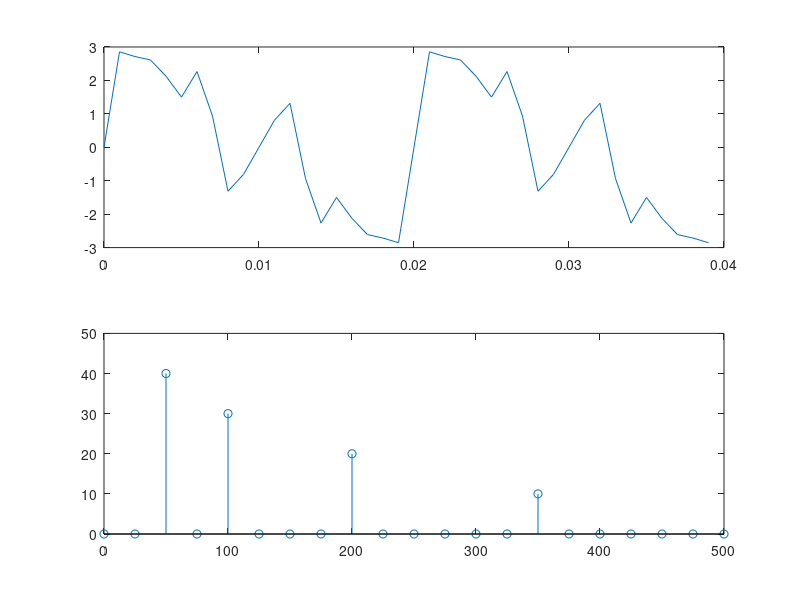

Write the MATLAB code that produced this figure.
function [f,X]=test4_1
% Acest program face fft


t=0:.001:.039;
fe=1/(t(2)-t(1))
x=2*sin(2*pi*50*t)+1.5*sin(2*pi*100*t)+sin(2*pi*200*t)+.5*sin(2*pi*350*t);
Xt=fft(x);
Xm=abs(Xt);
N=length(x);
X=Xm(1:N/2+1);
f=[0:N/2]*fe/N;
subplot(211);plot(t,x);
subplot(212);stem(f,X)